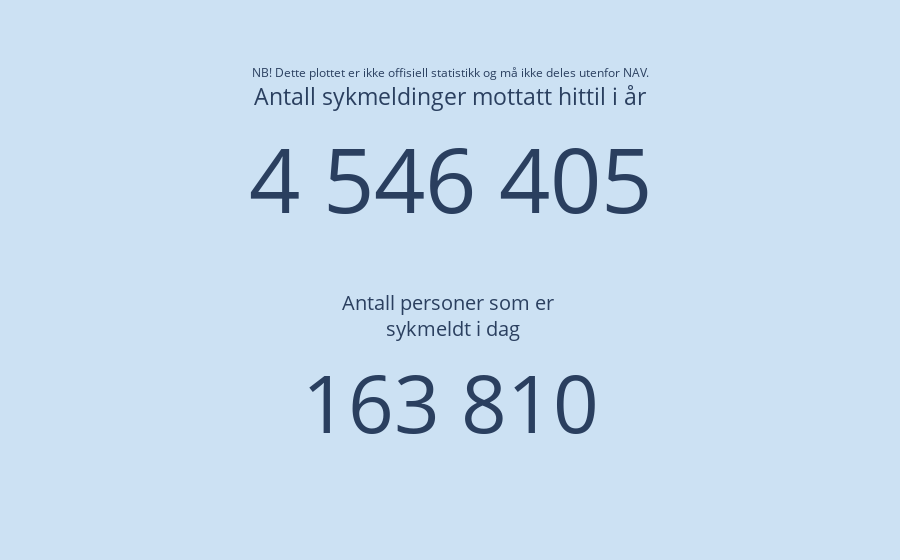

This figure's notebook cell:
### Code cell
fig_nokkeltall = go.Figure()

num_iår = df_ant_aar[df_ant_aar['År'] == dagens_år]['antall'].sum()

fig_nokkeltall.add_trace(
    go.Indicator(
        mode = "number",
        value = num_iår,
        number = {"valueformat": ",d", 
                  'font':{'size':90}},
        domain = {'column': 0, 
                  'row': 0},
        title = {'text': 'Antall sykmeldinger mottatt hittil i år'}
    )
)


fig_nokkeltall.add_trace(
    go.Indicator(
        mode = "number",
        value = antall_sykmeldte_personer_idag,
        number = {"valueformat": ",g"},
        domain = {'column':0, 
                  'row':1},
        title = {'text': f'Antall personer som er <br> sykmeldt i dag'}
    )
)

fig_nokkeltall.add_annotation(
    text = annotation_text,
    showarrow= False, 
    align= 'center',
    x= 0.5,
    y= 1.1,
    font={'size':12},
    xref= 'paper',
    yref= 'paper'
)




fig_nokkeltall.update_layout(
    autosize=True, 
    grid = {'rows': 2, 
            'columns': 1, 
            'pattern': "independent"}, 
    separators=', ', 
    paper_bgcolor=nokkeltall_farge, 
    height=600
)

### Figure 1 — Plotly figure (JSON) as saved in the notebook; plotly's stock layout.template omitted (floating-point values rounded to 4 significant figures)
{"data": [{"domain": {"column": 0, "row": 0}, "mode": "number", "number": {"font": {"size": 90}, "valueformat": ",d"}, "title": {"text": "Antall sykmeldinger mottatt hittil i år"}, "type": "indicator", "value": 4546405}, {"domain": {"column": 0, "row": 1}, "mode": "number", "number": {"valueformat": ",g"}, "title": {"text": "Antall personer som er <br> sykmeldt i dag"}, "type": "indicator", "value": 163810}], "layout": {"annotations": [{"align": "center", "font": {"size": 12}, "showarrow": false, "text": "NB! Dette plottet er ikke offisiell statistikk og må ikke deles utenfor NAV.", "x": 0.5, "xref": "paper", "y": 1.1, "yref": "paper"}], "autosize": true, "grid": {"columns": 1, "pattern": "independent", "rows": 2}, "paper_bgcolor": "#CCE1F3", "separators": ", "}}
